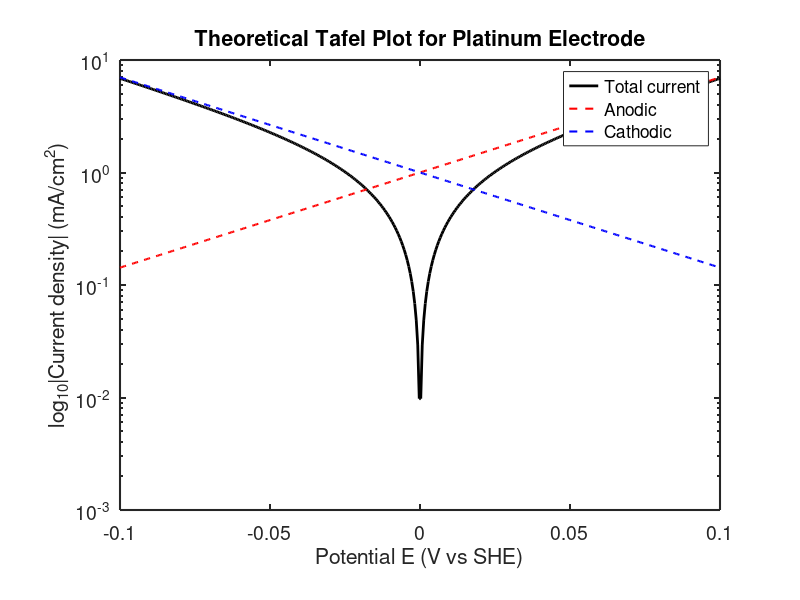
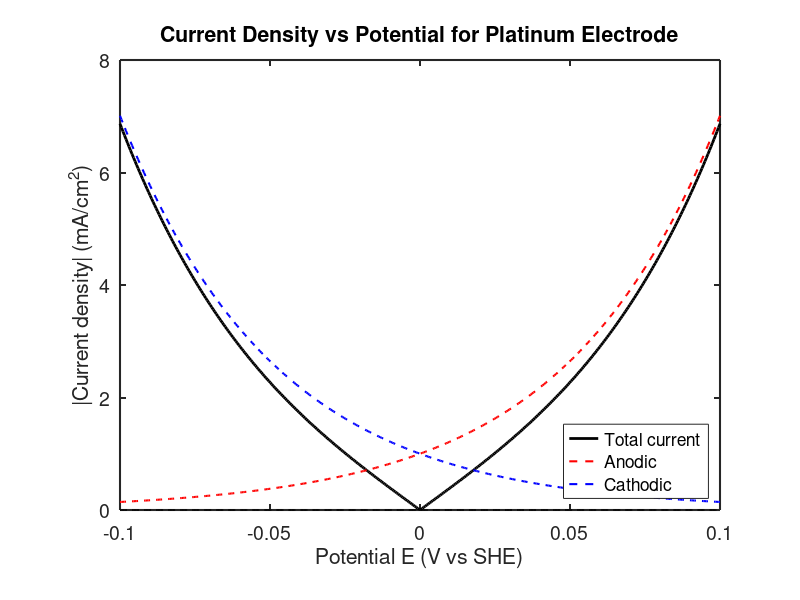
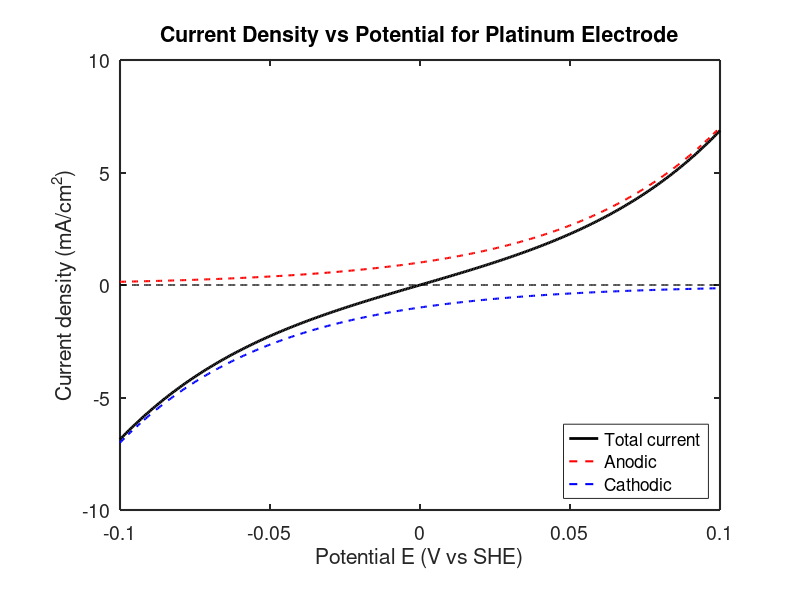

MATLAB code for these plots, in order: (Note: a time limit stopped this script after it produced the figures.)
#!/usr/bin/env -S octave --no-gui --quiet
set(0, "defaultfigurevisible", "off");  % hide figure window
addpath(genpath("./../../src/"));  % add src folder to path
graphics_toolkit qt
% --- Tafel curve for iron corrosion (Fe → Fe2+ + 2e−) ---
clear; clf;

% Constants
F  = 96485;     % C/mol
R  = 8.314;     % J/mol·K
T  = 298;       % K
n  = 1;         % electrons transferred


% Kinetic parameters
% in mA/cm^2 for easier plotting

i0 = 1;      % exchange current density (mA/cm^2)
alpha_a = 0.5;  % anodic transfer coefficient
alpha_c = 0.5;  % cathodic transfer coefficient
E_eq = 0.0;   % equilibrium potential (V vs SHE for Fe)

% Potential range around E_eq
E = linspace(E_eq - 0.1, E_eq + 0.1, 400);

% Current densities (A/cm^2)
i_a =  i0 * exp((alpha_a * n * F * (E - E_eq)) / (R * T));
i_c = -i0 * exp((-alpha_c * n * F * (E - E_eq)) / (R * T));

% convert to miliamps
i_a = i_a;
i_c = i_c;
% Net current
i_net = i_a + i_c;
% --- Plot log|i| vs E (Tafel plot) ---
figure;
semilogy(E, abs(i_net), 'k', 'LineWidth', 2); hold on;
semilogy(E, abs(i_a), '--r', 'LineWidth', 1.5);
semilogy(E, abs(i_c), '--b', 'LineWidth', 1.5);
xlabel('Potential E (V vs SHE)');
ylabel('log_{10}|Current density| (mA/cm^2)');
title('Theoretical Tafel Plot for Platinum Electrode');
set(gca, 'FontSize', 14);
set(gca, 'LineWidth', 1.5);
set(gca, 'TickLength', [0.01, 0.01]);
set(gca, 'Position', [0.15 0.15 0.75 0.75]);  % manual tightening if needed
legend('Total current', 'Anodic', 'Cathodic');
print("Tafel_plot.png", '-dpng');

% --- Plot |i| vs E (linear scale) ---
figure;
plot(E, abs(i_net), 'k', 'LineWidth', 2); hold on;
plot(E, abs(i_a), '--r', 'LineWidth', 1.5);
plot(E, abs(i_c), '--b', 'LineWidth', 1.5);
plot(E, zeros(size(E)), 'k--', 'LineWidth', 1);
xlabel('Potential E (V vs SHE)');
ylabel('|Current density| (mA/cm^2)');
title('Current Density vs Potential for Platinum Electrode');
set(gca, 'FontSize', 14);
set(gca, 'LineWidth', 1.5);
set(gca, 'TickLength', [0.01, 0.01]);
set(gca, 'Position', [0.15 0.15 0.75 0.75]);  % manual tightening if needed
legend('Total current', 'Anodic', 'Cathodic', 'Location', 'southeast');
print("Potential_plot.png", '-dpng');

figure;
plot(E, i_net, 'k', 'LineWidth', 2); hold on;
plot(E, i_a, '--r', 'LineWidth', 1.5);
plot(E, i_c, '--b', 'LineWidth', 1.5);
plot(E, zeros(size(E)), 'k--', 'LineWidth', 1);
xlabel('Potential E (V vs SHE)');
ylabel('Current density (mA/cm^2)');
title('Current Density vs Potential for Platinum Electrode');
set(gca, 'FontSize', 14);
set(gca, 'LineWidth', 1.5);
set(gca, 'TickLength', [0.01, 0.01]);
set(gca, 'Position', [0.15 0.15 0.75 0.75]);  % manual tightening if needed
legend('Total current', 'Anodic', 'Cathodic', 'Location', 'southeast');
print("2Potential_plot.png", '-dpng');

% three different alpha values
alpha_values = [0.3, 0.5, 0.7];
figure;
for alpha = alpha_values
    alpha_a = alpha;
    alpha_c = 1 - alpha;
    i_a =  i0 * exp((alpha_a * n * F * (E - E_eq)) / (R * T));
    i_c = -i0 * exp((-alpha_c * n * F * (E - E_eq)) / (R * T));
    i_net = i_a + i_c;
    plot(E, i_net, 'LineWidth', 2, 'DisplayName', sprintf('\\alpha=%.1f', alpha)); hold on;
end
plot(E, zeros(size(E)), 'k--', 'LineWidth', 1);
xlabel('Potential E (V vs SHE)');
ylabel('Current density (mA/cm^2)');
title('Effect of $\alpha$ on Tafel Plot', 'interpreter', 'latex');
    % remove legend border
legend('alpha : 0.3', 'alpha : 0.5', 'alpha : 0.7', 'Location', 'southeast');
    legend boxoff;
set(gca, 'FontSize', 14);
set(gca, 'LineWidth', 1.5);
set(gca, 'TickLength', [0.01, 0.01]);
set(gca, 'Position', [0.15 0.15 0.75 0.75]);  % manual tightening if needed
print("Tafel_alpha_plot.png", '-dpng');
